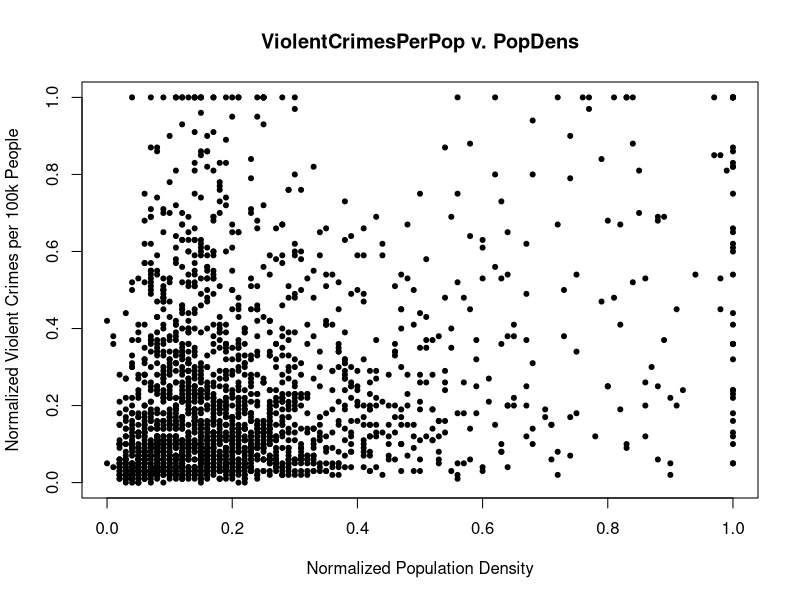
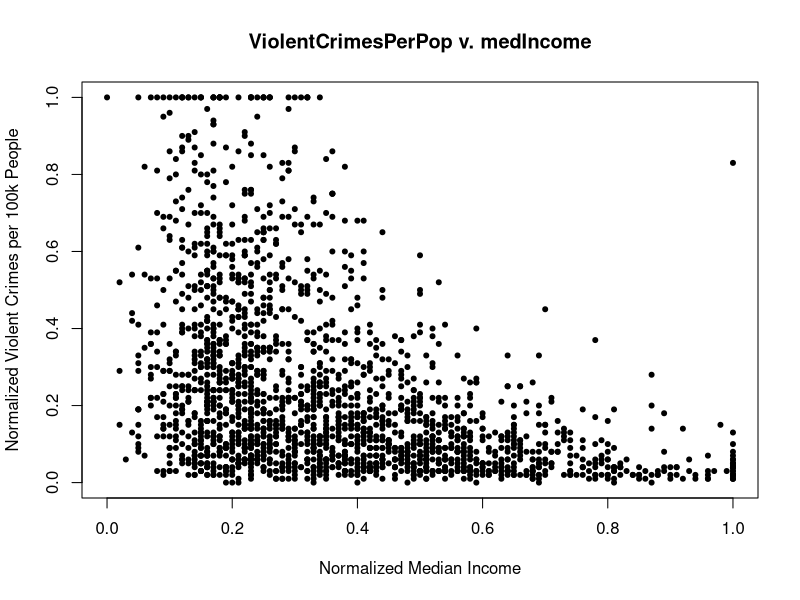
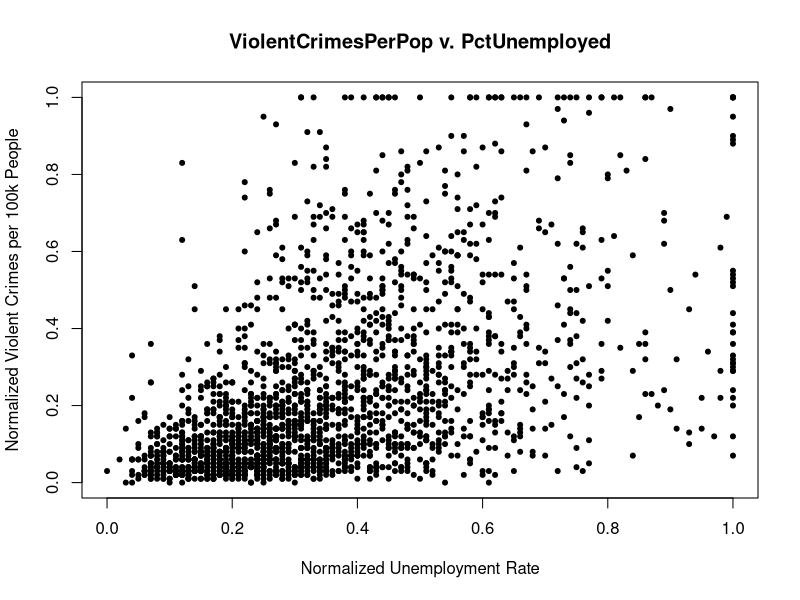

Source code (R) for these figures, in order:
library(car)

# clean the console
cat("\f")

# clean the environment
rm(list = ls())


# retrieve data from the scv file
all_data <- read.csv("communities.csv")

fit_mlr <- lm(ViolentCrimesPerPop ~ population + racepctblack + 
    racePctHisp + agePct12t29 + pctUrban + medIncome + pctWWage + 
    pctWFarmSelf + pctWInvInc + pctWRetire + medFamInc + whitePerCap + 
    indianPerCap + HispPerCap + PctPopUnderPov + PctLess9thGrade +  
    PctNotHSGrad + PctBSorMore + PctEmploy + PctEmplManu + MalePctDivorce + 
    MalePctNevMarr + TotalPctDiv + PctKids2Par + PctWorkMom + 
    PctIlleg + PctNotSpeakEnglWell + PctLargHouseOccup + PersPerOccupHous + 
    PersPerOwnOccHous + PersPerRentOccHous + PctPersOwnOccup + 
    PctPersDenseHous + HousVacant + PctVacantBoarded + PctVacMore6Mos + 
    OwnOccLowQuart + OwnOccMedVal + RentLowQ + MedRent + MedOwnCostPctInc + 
    MedOwnCostPctIncNoMtg + PctForeignBorn + PolicReqPerOffic + 
    PctUsePubTrans, data = all_data)

summary(fit_mlr)

# generate graphs
plot(all_data$PopDens, all_data$ViolentCrimesPerPop, main = "ViolentCrimesPerPop v. PopDens", xlab = "Normalized Population Density", ylab = "Normalized Violent Crimes per 100k People", pch = 20)
plot(all_data$medIncome, all_data$ViolentCrimesPerPop, main = "ViolentCrimesPerPop v. medIncome", xlab = "Normalized Median Income", ylab = "Normalized Violent Crimes per 100k People", pch = 20)
plot(all_data$PctUnemployed, all_data$ViolentCrimesPerPop, main = "ViolentCrimesPerPop v. PctUnemployed", xlab = "Normalized Unemployment Rate", ylab = "Normalized Violent Crimes per 100k People", pch = 20)
